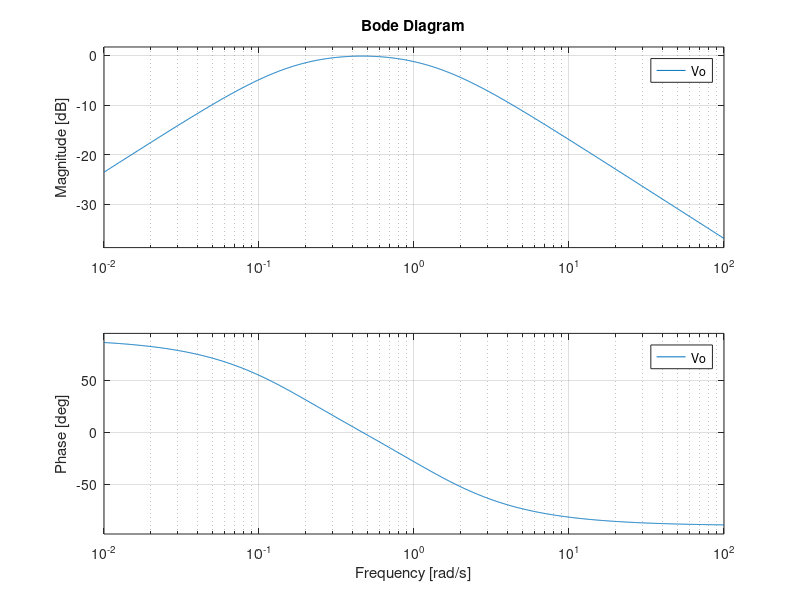

MATLAB code for this plot:
% stf = feedback(series(1/25, tf(1,[4 0])),1)%tf(num,den) is another way of creating a tf
% series(a,b) multiplies two blocks in series together
% feedback(c,d) does forward/(1-loop) for block c in forward path and block d in feedback path (must equal 1 if unity feedback)

s = tf('s');  % this tells Matlab that 's' is the Laplace operator rather than a matrix called s 
Vo = 4*s/(2.8*s^2+4.06*s+0.6); %this is one way of creating a transfer function (tf) - note ';' surpresses the output of a command

subplot(1,2,1); %splits the plots for ease of viewing
[x,t] = step(Vo);%numerically calculates the time response for a unit step input

thy=1.28*(exp(-0.167*t)-exp(-1.283*t)); %theoretical time response over the same time period

plot(t,x,t,thy,'*');% plots the numerical and theoretical results on the same axis, which should be labelled!
xlabel('Time t (secs)')
ylabel('Vo(t)') %add graph labels
legend({'Numerical','Theoretical'},'Location','southwest')

subplot(1,2,2); %prepares a separate subplot
bode(Vo); % reuses the transfer function for further analysis
